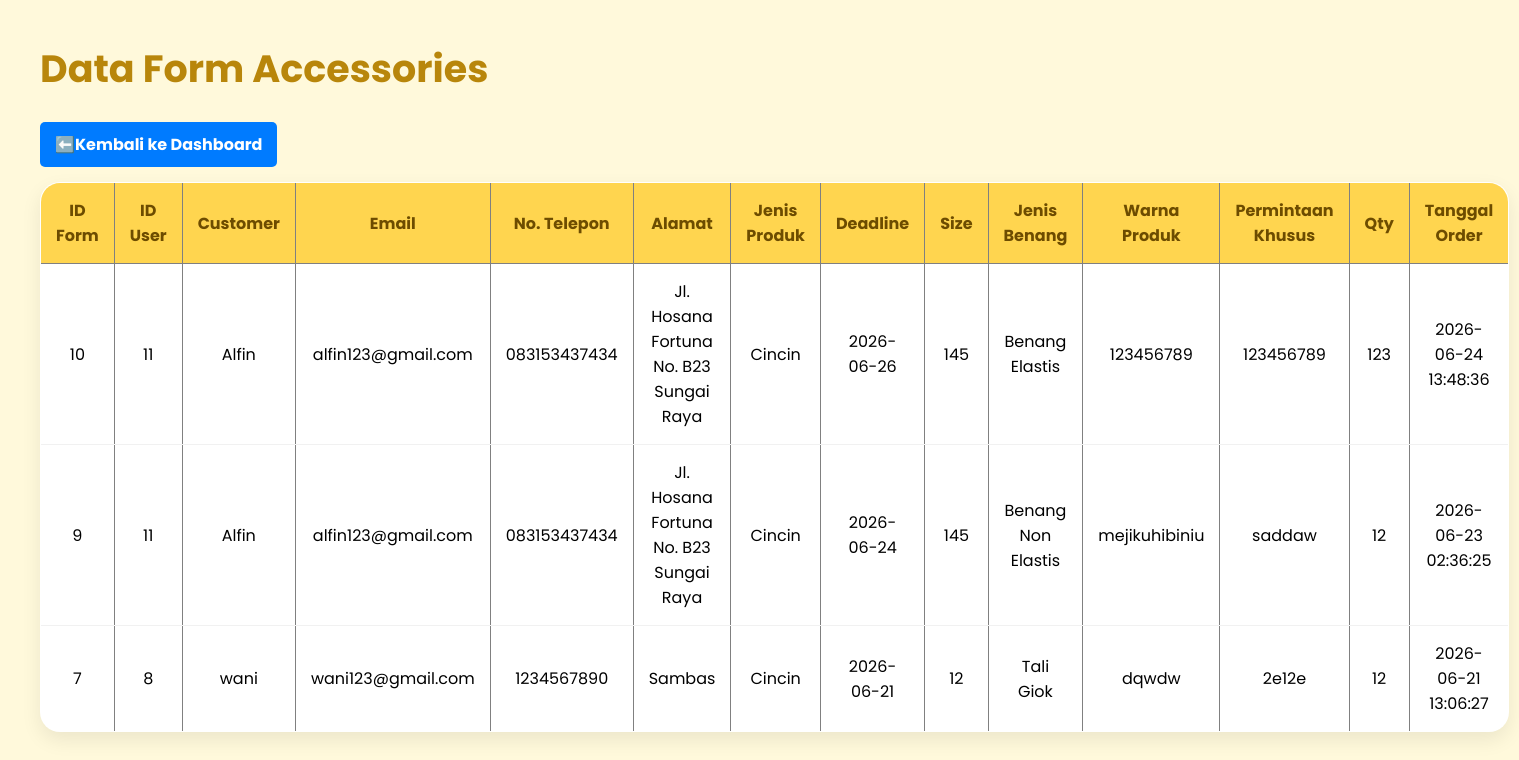
/admin/custom_accessories.php, run on the app's committed database.
### tables this page shows
CREATE TABLE `frm_accessories` (
  `id_frm_acc` int(11) NOT NULL,
  `id_users` int(11) DEFAULT NULL,
  `product_type` varchar(20) NOT NULL,
  `deadline` date NOT NULL,
  `size` varchar(100) NOT NULL,
  `yarn_type` varchar(20) NOT NULL,
  `product_color` text NOT NULL,
  `special_request` text NOT NULL,
  `quantity` varchar(1000) NOT NULL,
  `order_date` timestamp NOT NULL DEFAULT current_timestamp()
);

CREATE TABLE `users` (
  `id_users` int(255) NOT NULL,
  `full_name` varchar(100) NOT NULL,
  `email` varchar(100) NOT NULL,
  `phone_number` varchar(20) DEFAULT NULL,
  `address` text DEFAULT NULL,
  `username` varchar(50) NOT NULL,
  `password` varchar(255) NOT NULL,
  `created_at` timestamp NOT NULL DEFAULT current_timestamp(),
  `role` varchar(20) NOT NULL DEFAULT 'user'
);

### admin/custom_accessories.php (the view)
<?php
include "../koneksi.php";
$sql = "
SELECT
    fa.*,
    u.full_name,
    u.email,
    u.phone_number,
    u.address
FROM frm_accessories fa
LEFT JOIN users u
ON fa.id_users = u.id_users
ORDER BY fa.id_frm_acc DESC
";
$query = mysqli_query($conn, $sql);
?>
<link rel="stylesheet" href="../css/orders.css">
<h2>Data Form Accessories</h2>
<a href="dashboard.php"
   style="
    display:inline-block;
    margin-bottom:15px;
    padding:10px 15px;
    background:#007bff;
    color:white;
    text-decoration:none;
    border-radius:5px;
    font-weight:bold;
   ">
   ⬅️Kembali ke Dashboard
</a>
<table border="1" cellpadding="10">
    <tr>
    <th>ID Form</th>
    <th>ID User</th>
    <th>Customer</th>
    <th>Email</th>
    <th>No. Telepon</th>
    <th>Alamat</th>
    <th>Jenis Produk</th>
    <th>Deadline</th>
    <th>Size</th>
    <th>Jenis Benang</th>
    <th>Warna Produk</th>
    <th>Permintaan Khusus</th>
    <th>Qty</th>
    <th>Tanggal Order</th>
    </tr>
<?php while($row = mysqli_fetch_assoc($query)){ ?>
    <tr>
        <td><?= $row['id_frm_acc'] ?></td>
        <td><?= $row['id_users'] ?></td>
        <td><?= $row['full_name'] ?></td>
        <td><?= $row['email'] ?></td>
        <td><?= $row['phone_number'] ?></td>
        <td><?= $row['address'] ?></td>
        <td><?= $row['product_type'] ?></td>
        <td><?= $row['deadline'] ?></td>
        <td><?= $row['size'] ?></td>
        <td><?= $row['yarn_type'] ?></td>
        <td><?= $row['product_color'] ?></td>
        <td><?= $row['special_request'] ?></td>
        <td><?= $row['quantity'] ?></td>
        <td><?= $row['order_date'] ?></td>
    </tr>
<?php } ?>
</table>

### css/orders.css (style rules this page uses)
* { margin:0; padding:0; box-sizing:border-box; font-family:'Poppins',sans-serif; }
h2 { color:#b8860b; margin-bottom:25px; font-size:38px; }
table { width:100%; border-collapse:collapse; background:white; border-radius:20px; overflow:hidden; box-shadow:0 8px 20px rgba(0,0,0,.08); }
th { background:#ffd54f; color:#6d4c00; padding:15px; }
td { padding:15px; text-align:center; border-bottom:1px solid #f1f1f1; }

### data on the page
frm_accessories: id_frm_acc "10", id_users "11", id_users.full_name "Alfin", id_users.email "alfin123@gmail.com", id_users.phone_number "083153437434", id_users.address "Jl. Hosana Fortuna No. B23 Sungai Raya", product_type "Cincin", deadline "2026-06-26", size "145", yarn_type "Benang Elastis", product_color "123456789", special_request "123456789", quantity "123", order_date "2026-06-24 13:48:36"
frm_accessories: id_frm_acc "9", id_users "11", id_users.full_name "Alfin", id_users.email "alfin123@gmail.com", id_users.phone_number "083153437434", id_users.address "Jl. Hosana Fortuna No. B23 Sungai Raya", product_type "Cincin", deadline "2026-06-24", size "145", yarn_type "Benang Non Elastis", product_color "mejikuhibiniu", special_request "saddaw", quantity "12", order_date "2026-06-23 02:36:25"
frm_accessories: id_frm_acc "7", id_users "8", id_users.full_name "wani", id_users.email "wani123@gmail.com", id_users.phone_number "1234567890", id_users.address "Sambas", product_type "Cincin", deadline "2026-06-21", size "12", yarn_type "Tali Giok", product_color "dqwdw", special_request "2e12e", quantity "12", order_date "2026-06-21 13:06:27"
